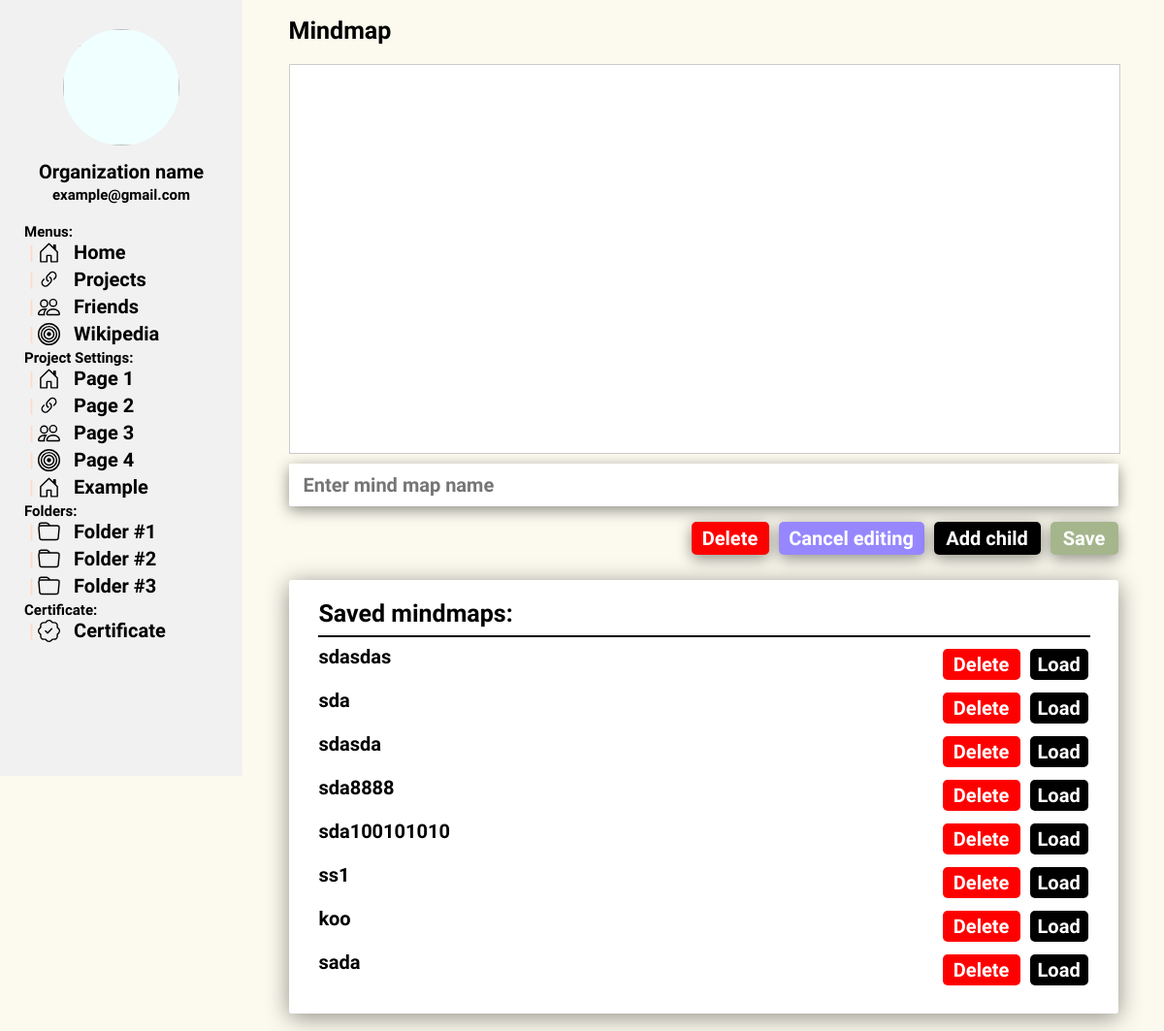
Before: /workspace/1/ with the older database file.
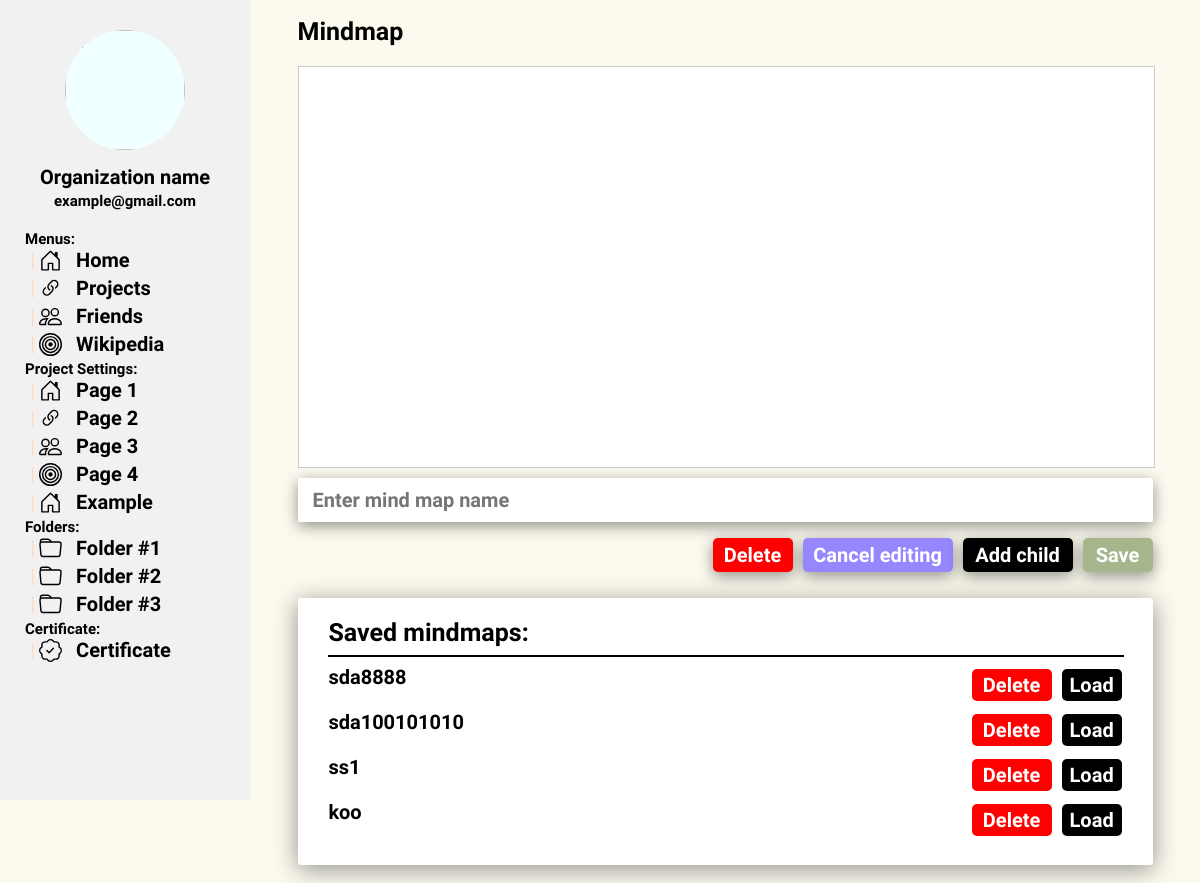
After: the same page with the newer database file.
### RCAPP/models.py (models this page shows, shortened)
class Mindmap(models.Model):
    name = models.CharField(max_length=255)
    data = models.TextField()
    research = models.ForeignKey(Project, on_delete=models.CASCADE, related_name="reasearchs_mindmap")

### RCAPP/views.py (the view)
# urls.py: path("workspace/<int:PID>/", views.workspace, name="workspace"),
def workspace(request, PID):
    project = Project.objects.filter(id=PID).first()
    if not project:
        return redirect('index')
    mindmaps = Mindmap.objects.filter(research=project)
    return render(request, "workspace.html", {
        "project_info": project,
        "mindmaps": mindmaps,
    })

### RCAPP/templates/workspace.html (shortened to what the changed rows need)
{% extends 'layout.html' %}
{% load static %}
{% block links %}
    <link rel="stylesheet" href="{% static 'css/workspace.css' %}">
{% endblock %}
{% block body %}
    <nav class="navbar" id="navbar">
        <div class="navbar-main-part" id="navbar-main-part">
            <div class="navbar-info">
                <h1 class="navbar-info-text normal-font">Organization name</h1>
                <h1 class="navbar-info-text small-font">example@gmail.com</h1>
            </div>
            <div class="navbar-navmenu">
                <h1 class="navbar-category small-font">Menus:</h1>
                <a href="" style="text-decoration: none; color: black;">
                    <div class="navbar-navs">
                        <h1 class="navbar-line" id="main_page_line">|</h1>
                        <h1 class="navbar-nav normal-font" id="main_page_text">Home</h1>
                    </div>
                </a>
                <a href="" style="text-decoration: none; color: black;">
                    <div class="navbar-navs">
                        <h1 class="navbar-line">|</h1>
                        <h1 class="navbar-nav normal-font">Projects</h1>
                    </div>
                </a>
                <a href="" style="text-decoration: none; color: black;">
                    <div class="navbar-navs">
                        <h1 class="navbar-line">|</h1>
                        <h1 class="navbar-nav normal-font">Friends</h1>
                    </div>
                </a>
                <a href="" style="text-decoration: none; color: black;">
                    <div class="navbar-navs">
                        <h1 class="navbar-line">|</h1>
                        <h1 class="navbar-nav normal-font">Wikipedia</h1>
                    </div>
                </a>
                <h1 class="navbar-category small-font">Project Settings:</h1>
                <a href="" style="text-decoration: none; color: black;">
                    <div class="navbar-navs">
                        <h1 class="navbar-line" id="main_page_line">|</h1>
                        <h1 class="navbar-nav normal-font" id="main_page_text">Page 1</h1>
                    </div>
                </a>
                <a href="" style="text-decoration: none; color: black;">
                    <div class="navbar-navs">
                        <h1 class="navbar-line">|</h1>
                        <h1 class="navbar-nav normal-font">Page 2</h1>
                    </div>
                </a>
                <a href="" style="text-decoration: none; color: black;">
                    <div class="navbar-navs">
                        <h1 class="navbar-line">|</h1>
                        <h1 class="navbar-nav normal-font">Page 3</h1>
                    </div>
                </a>
                <a href="" style="text-decoration: none; color: black;">
                    <div class="navbar-navs">
                        <h1 class="navbar-line">|</h1>
                        <h1 class="navbar-nav normal-font">Page 4</h1>
                    </div>
                </a>
                <a href="" style="text-decoration: none; color: black;">
                    <div class="navbar-navs">
                        <h1 class="navbar-line">|</h1>
                        <h1 class="navbar-nav normal-font">Example</h1>
                    </div>
                </a>
                <h1 class="navbar-category small-font">Folders:</h1>
                <a href="" style="text-decoration: none; color: black;">
                    <div class="navbar-navs">
                        <h1 class="navbar-line">|</h1>
                        <h1 class="navbar-nav normal-font">Folder #1</h1>
                    </div>
                </a>
                <a href="" style="text-decoration: none; color: black;">
                    <div class="navbar-navs">
                        <h1 class="navbar-line">|</h1>
                        <h1 class="navbar-nav normal-font">Folder #2</h1>
                    </div>
                </a>
                <a href="" style="text-decoration: none; color: black;">
                    <div class="navbar-navs">
                        <h1 class="navbar-line">|</h1>
                        <h1 class="navbar-nav normal-font">Folder #3</h1>
                    </div>
                </a>
                <h1 class="navbar-category small-font">Certificate:</h1>
                <a href="" style="text-decoration: none; color: black;">
                    <div class="navbar-navs">
                        <h1 class="navbar-line">|</h1>
                        <h1 class="navbar-nav normal-font">Certificate</h1>
                    </div>
                </a>
                <br>
            </div>
        </div>
    </nav>
    <div class="working_area">
        <div class="mm-div">
            <h1 class="mm-title-gen big-font" id="mm-name">Mindmap</h1>
            <div class="mm-loads">
                <h1 class="big-font mm-title">Saved mindmaps:</h1>
                <div id="mm-loads-id">
                    {% if mindmaps != 0 %}
                        {% for i in mindmaps %}
                            <div class="mm-saved-list" id="{{ i.pk }}">
                                <h1 class="normal-font mm-sl-title">{{ i.name }}</h1>
                                <div class="mm-sl-buttons">
                                    <button class="normal-font mm-sl-button-2" onclick="loadNote(`{{ i.name }}`, `{{ i.pk }}`)" id="mm-buttons">Load</button>
                                    <button class="normal-font mm-sl-button-3" onclick="deleteNote2(`{{ i.name }}`, `{{ i.pk }}`)" id="mm-buttons">Delete</button>
                                </div>
                            </div>
                        {% endfor %}
                    {% endif %}
                </div>
            </div>
            <br>
        </div>
    </div>
{% endblock %}

Changed rows visible on the page:
removed Mindmap: name "sdasdas"
removed Mindmap: name "sda"
removed Mindmap: name "sdasda"
removed Mindmap: name "sada"
